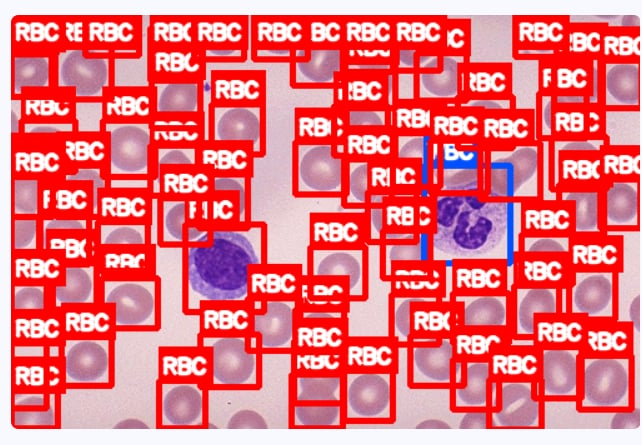
#> input picture image.png, 642 x 445 px
$ python extract_features_from_crops.py --crops-dir .. --output-csv out.png   (older library calls are emulated)
#> lines starting #> are read from the running program, lines starting #| are printed output that depends on the picture; after the words box and inside, x2 and y2 are one past the last pixel; in counts of white or black regions, pixels touching at a corner belong together
#> in main, img is the input picture: shape (445, 642, 3); mean B, G, R 125.1, 115.5, 230.9
### src/features/extractor.py
from typing import Dict

import cv2
import numpy as np


class CellFeatureExtractor:
    MIN_SIZE = 10
    UPSCALE_TARGET = 48  # Phóng crop nhỏ lên trước khi đo đặc trưng

    @staticmethod
    def _prepare_crop(cell_bgr: np.ndarray) -> np.ndarray:
        # Kiểm tra ảnh không trống
        if cell_bgr.size == 0 or cell_bgr.shape[0] == 0 or cell_bgr.shape[1] == 0:
            return np.zeros((CellFeatureExtractor.MIN_SIZE, CellFeatureExtractor.MIN_SIZE, 3), dtype=np.uint8)
        h, w = cell_bgr.shape[:2]
#> h = 445; w = 642
        min_dim = min(h, w)
#> min_dim = 445
        if min_dim >= CellFeatureExtractor.UPSCALE_TARGET:
            return cell_bgr
        if min_dim == 0:
            return np.zeros((CellFeatureExtractor.MIN_SIZE, CellFeatureExtractor.MIN_SIZE, 3), dtype=np.uint8)
        scale = CellFeatureExtractor.UPSCALE_TARGET / min_dim
        new_w = max(CellFeatureExtractor.MIN_SIZE, int(w * scale))
        new_h = max(CellFeatureExtractor.MIN_SIZE, int(h * scale))
        return cv2.resize(cell_bgr, (new_w, new_h), interpolation=cv2.INTER_CUBIC)

    @staticmethod
    def _make_mask(cell_bgr: np.ndarray) -> np.ndarray:
        h, w = cell_bgr.shape[:2]
#> h = 445; w = 642
        if h == 0 or w == 0 or cell_bgr.size == 0:
            return np.zeros((max(1, h), max(1, w)), dtype=np.uint8)
        if h < CellFeatureExtractor.MIN_SIZE or w < CellFeatureExtractor.MIN_SIZE:
            return np.zeros((h, w), dtype=np.uint8)

        try:
            gray = cv2.cvtColor(cell_bgr, cv2.COLOR_BGR2GRAY)
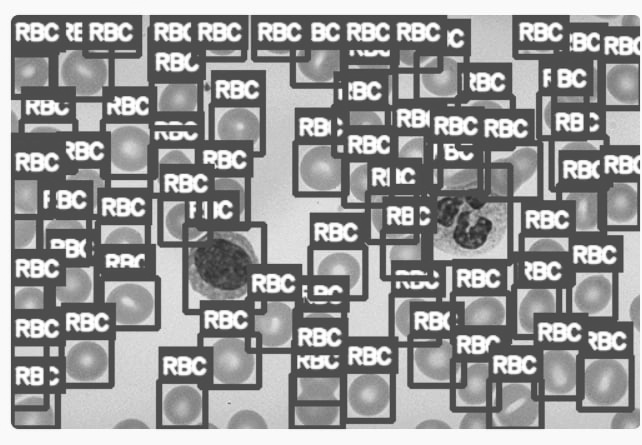
#> gray: shape (445, 642); min 36, max 255, mean 151.1
            blur = cv2.GaussianBlur(gray, (5, 5), 0)
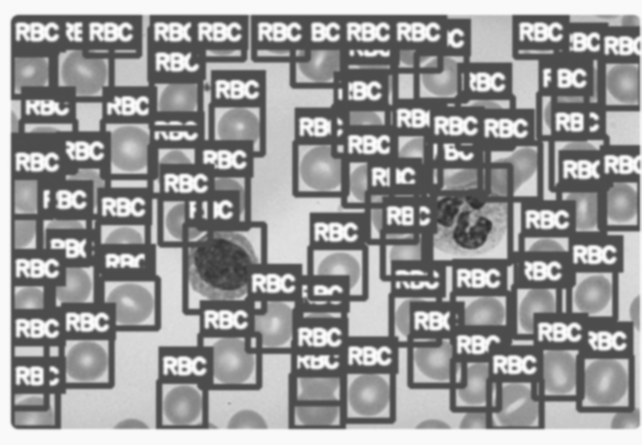
#> blur: shape (445, 642); min 44, max 253, mean 151.1
            _, mask = cv2.threshold(blur, 0, 255, cv2.THRESH_BINARY + cv2.THRESH_OTSU)
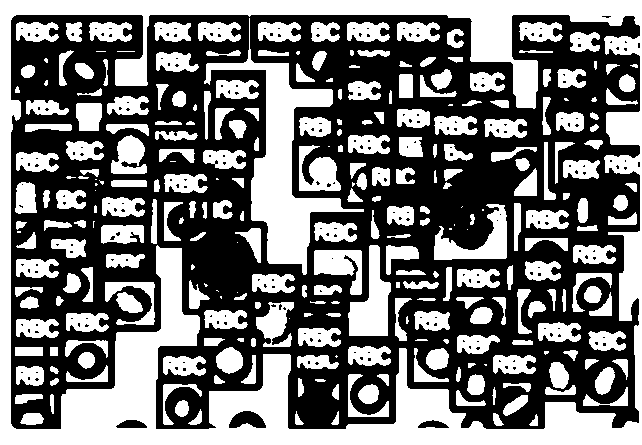
#> mask: shape (445, 642); 45.8% white; 288 white regions (34 under 20 px), largest, box (x1, y1, x2, y2) and area: (0, 0, 642, 445) 51271, (204, 18, 364, 275) 9062, (348, 245, 391, 336) 2152
            mask = cv2.morphologyEx(mask, cv2.MORPH_OPEN, np.ones((3, 3), np.uint8))
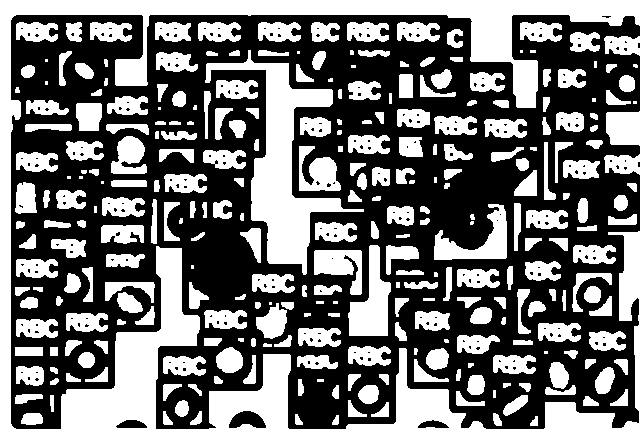
#> mask: shape (445, 642); 45.2% white; 291 white regions (24 under 20 px), largest, box (x1, y1, x2, y2) and area: (0, 0, 642, 445) 51254, (205, 50, 364, 275) 9022, (348, 245, 391, 336) 2152

            # Ảnh mờ: Otsu thường cho mask quá lớn/nhỏ → thử adaptive
            coverage = cv2.countNonZero(mask) / (h * w)
#> coverage = 0.452
            if coverage < 0.05 or coverage > 0.92:
                adaptive = cv2.adaptiveThreshold(
                    blur, 255, cv2.ADAPTIVE_THRESH_GAUSSIAN_C, cv2.THRESH_BINARY, 11, 2
                )
                adaptive = cv2.morphologyEx(adaptive, cv2.MORPH_OPEN, np.ones((3, 3), np.uint8))
                adaptive_coverage = cv2.countNonZero(adaptive) / (h * w)
                if 0.08 <= adaptive_coverage <= 0.85:
                    mask = adaptive

            return mask
        except Exception as e:
            print(f"[WARN] Error creating mask: {e}")
            return np.zeros(cell_bgr.shape[:2], dtype=np.uint8)

    @staticmethod
    def _calculate_eccentricity(contour: np.ndarray) -> float:
        """
        Tính độ lệch tâm (bộ mô tả hình dạng).
        Đo lường mức độ kéo dài của một hình dạng.
        Hình tròn: ~0, Kéo dài: gần với 1
        Giúp phân biệt WBC (Bạch cầu - thường bất thường hơn) với RBC (Hồng cầu - tròn hơn)
        """
        if len(contour) < 5:
            return 0.0

        try:
            ellipse = cv2.fitEllipse(contour)
            (_, _), (major, minor), _ = ellipse

            if minor == 0:
                return 0.0

            # Độ lệch tâm = sqrt(1 - (trục_nhỏ/trục_lớn)^2)
            ratio = minor / major if major > 0 else 0
            ratio = min(ratio, 1.0)
            eccentricity = float(np.sqrt(max(0.0, 1 - ratio**2)))
            return eccentricity
        except Exception:
            return 0.0

    @staticmethod
    def _calculate_solidity(contour: np.ndarray, area: float) -> float:
        """
        Tính độ đặc (độ nén/độ rắn).
        Độ đặc = diện_tích_đường_viền / diện_tích_bao_lồi
        Giá trị càng gần 1 = hình dạng càng đặc/nén
        RBC thường có độ đặc cao hơn WBC
        """
        if area == 0:
            return 0.0

        try:
            hull = cv2.convexHull(contour)
            hull_area = float(cv2.contourArea(hull))

            if hull_area == 0:
                return 0.0

            solidity = area / hull_area
            return float(solidity)
        except Exception:
            return 0.0

    @staticmethod
    def _calculate_hu_moments(contour: np.ndarray) -> tuple:
        """
        Tính toán các Mô-men Hu để khớp hình dạng.
        3 mô-men đầu tiên bất biến đối với phép tịnh tiến, thu phóng và phép quay.
        """
        try:
            moments = cv2.moments(contour)
            if moments.get("m00", 0) == 0:
                return (0.0, 0.0, 0.0)
            hu = cv2.HuMoments(moments)
            return tuple(float(abs(m[0])) for m in hu[:3])
        except Exception:
            return (0.0, 0.0, 0.0)

    @staticmethod
    def _calculate_color_stats(cell_bgr: np.ndarray, mask: np.ndarray) -> dict:
        """
        Tính toán thống kê màu sắc bao gồm cả phương sai.
        WBC thường có cường độ/phương sai màu sắc khác với RBC.
        """
        if cell_bgr.size == 0 or cell_bgr.shape[0] == 0 or cell_bgr.shape[1] == 0 or cv2.countNonZero(mask) == 0:
            return {
                "color_std_b": 0.0,
                "color_std_g": 0.0,
                "color_std_r": 0.0,
                "color_std_hsv": 0.0,
            }

        try:
            # Độ lệch chuẩn BGR
            b_std = float(np.std(cell_bgr[:, :, 0][mask > 0]))
            g_std = float(np.std(cell_bgr[:, :, 1][mask > 0]))
            r_std = float(np.std(cell_bgr[:, :, 2][mask > 0]))

            # Độ lệch chuẩn HSV
            hsv = cv2.cvtColor(cell_bgr, cv2.COLOR_BGR2HSV)
            h_std = float(np.std(hsv[:, :, 0][mask > 0]))

            return {
                "color_std_b": b_std,
                "color_std_g": g_std,
                "color_std_r": r_std,
                "color_std_hsv": h_std,
            }
        except Exception:
            return {
                "color_std_b": 0.0,
                "color_std_g": 0.0,
                "color_std_r": 0.0,
                "color_std_hsv": 0.0,
            }

    @staticmethod
    def _calculate_extent(contour: np.ndarray, area: float) -> float:
        """
        Tính toán phạm vi (diện tích đường viền / diện tích hình chữ nhật bao quanh).
        Giúp xác định mức độ đều đặn của hình dạng tế bào.
        """
        if area == 0:
            return 0.0

        try:
            x, y, w, h = cv2.boundingRect(contour)
            rect_area = w * h

            if rect_area == 0:
                return 0.0

            extent = area / rect_area
            return float(extent)
        except Exception:
            return 0.0

    def extract(self, cell_bgr: np.ndarray) -> Dict[str, float]:
        """
        Trích xuất tập hợp các đặc trưng toàn diện để phân loại tế bào.
        """
        # Kiểm tra ảnh không trống
        if cell_bgr.size == 0 or cell_bgr.shape[0] == 0 or cell_bgr.shape[1] == 0:
            return {
                "area": 0.0, "perimeter": 0.0, "circularity": 0.0, "eccentricity": 0.0,
                "solidity": 0.0, "extent": 0.0, "hu_moment_1": 0.0, "hu_moment_2": 0.0, "hu_moment_3": 0.0,
                "mean_b": 0.0, "mean_g": 0.0, "mean_r": 0.0, "mean_h": 0.0, "mean_s": 0.0, "mean_v": 0.0,
                "texture_laplacian": 0.0, "color_std_b": 0.0, "color_std_g": 0.0, "color_std_r": 0.0, "color_std_hsv": 0.0
            }
        cell_bgr = self._prepare_crop(cell_bgr)
        mask = self._make_mask(cell_bgr)
        contours, _ = cv2.findContours(mask, cv2.RETR_EXTERNAL, cv2.CHAIN_APPROX_SIMPLE)
#> contours = [[[0, 0], [0, 444], [641, 444], [641, 0]]]

        area = 0.0
        perimeter = 0.0
        circularity = 0.0
        eccentricity = 0.0
        solidity = 0.0
        extent = 0.0
        hu_m1, hu_m2, hu_m3 = 0.0, 0.0, 0.0

        if contours:
            contour = max(contours, key=cv2.contourArea)
#> contour = [[0, 0], [0, 444], [641, 444], [641, 0]]
            area = float(cv2.contourArea(contour))
#> area = 284604
            perimeter = float(cv2.arcLength(contour, True))
#> perimeter = 2170
            if perimeter > 0:
                circularity = float((4.0 * np.pi * area) / (perimeter ** 2))
#> circularity = 0.76

            # Các bộ mô tả hình dạng mới
            eccentricity = self._calculate_eccentricity(contour)
#> eccentricity = 0
            solidity = self._calculate_solidity(contour, area)
#> in _calculate_solidity, `hull = cv2.convexHull(contour)`: hull = [[641, 0], [641, 444], [0, 444], [0, 0]]
#> in _calculate_solidity, `hull_area = float(cv2.contourArea(hull))`: hull_area = 284604
#> in _calculate_solidity, `solidity = area / hull_area`: solidity = 1
#> solidity = 1
            extent = self._calculate_extent(contour, area)
#> in _calculate_extent, `x, y, w, h = cv2.boundingRect(contour)`: x = 0; w = 642; h = 445
#> in _calculate_extent, `rect_area = w * h`: rect_area = 285690
#> in _calculate_extent, `extent = area / rect_area`: extent = 0.996
#> extent = 0.996
            hu_m1, hu_m2, hu_m3 = self._calculate_hu_moments(contour)
#> in _calculate_hu_moments, `moments = cv2.moments(contour)`: moments = moments, m00 284604, centre m10/m00, m01/m00 = (320.5, 222)
#> in _calculate_hu_moments, `hu = cv2.HuMoments(moments)`: hu = [0.178, 0.00392, 0, 0, 0, 0, 0]
#> hu_m1 = 0.178; hu_m2 = 0.00392; hu_m3 = 0

        # Kiểm tra lại trước khi gọi cvtColor
        if cell_bgr.size == 0 or cell_bgr.shape[0] == 0 or cell_bgr.shape[1] == 0:
            mean_bgr = (0.0, 0.0, 0.0)
            mean_hsv = (0.0, 0.0, 0.0)
            texture_laplacian = 0.0
        else:
            mean_bgr = cv2.mean(cell_bgr, mask=mask)[:3]
#> mean_bgr = (211.7, 205, 236.8)
            hsv = cv2.cvtColor(cell_bgr, cv2.COLOR_BGR2HSV)
#> hsv: shape (445, 642, 3); mean H, S, V 94.9, 128.4, 233.5
            mean_hsv = cv2.mean(hsv, mask=mask)[:3]
#> mean_hsv = (126.7, 37.13, 238)
            texture_laplacian = float(cv2.Laplacian(cv2.cvtColor(cell_bgr, cv2.COLOR_BGR2GRAY), cv2.CV_64F).var())
#> texture_laplacian = 1239.9

        # Thống kê màu sắc
        color_stats = self._calculate_color_stats(cell_bgr, mask)
#> in _calculate_color_stats, `b_std = float(np.std(cell_bgr[:, :, 0][mask > 0]))`: b_std = 34.26
#> in _calculate_color_stats, `g_std = float(np.std(cell_bgr[:, :, 1][mask > 0]))`: g_std = 37.93
#> in _calculate_color_stats, `r_std = float(np.std(cell_bgr[:, :, 2][mask > 0]))`: r_std = 19.2
#> in _calculate_color_stats, `h_std = float(np.std(hsv[:, :, 0][mask > 0]))`: h_std = 65.91
#> color_stats = {'color_std_b': 34.26, 'color_std_g': 37.93, 'color_std_r': 19.2, 'color_std_hsv': 65.91}

        return {
            # Các đặc trưng hình thái học ban đầu
            "area": area,
            "perimeter": perimeter,
            "circularity": circularity,

            # Các bộ mô tả hình dạng mới (giúp phân biệt WBC với RBC)
            "eccentricity": eccentricity,
            "solidity": solidity,
            "extent": extent,
            "hu_moment_1": hu_m1,
            "hu_moment_2": hu_m2,
            "hu_moment_3": hu_m3,

            # Các đặc trưng màu sắc ban đầu
            "mean_b": float(mean_bgr[0]),
            "mean_g": float(mean_bgr[1]),
            "mean_r": float(mean_bgr[2]),
            "mean_h": float(mean_hsv[0]),
            "mean_s": float(mean_hsv[1]),
            "mean_v": float(mean_hsv[2]),
            "texture_laplacian_var": texture_laplacian,

            # Các thống kê màu sắc mới
            "color_std_b": color_stats["color_std_b"],
            "color_std_g": color_stats["color_std_g"],
            "color_std_r": color_stats["color_std_r"],
            "color_std_hsv": color_stats["color_std_hsv"],
        }

### scripts/extract_features_from_crops.py
import argparse
from pathlib import Path

import cv2
import pandas as pd
from tqdm import tqdm

from src.features.extractor import CellFeatureExtractor


def parse_args():
    parser = argparse.ArgumentParser(description="Trích xuất các đặc trưng thủ công từ ảnh cắt tế bào.")
    parser.add_argument("--crops-dir", type=Path, required=True, help="Thư mục chứa các ảnh cắt tế bào")
    parser.add_argument("--output-csv", type=Path, required=True, help="Đường dẫn đến tệp CSV kết quả")
    parser.add_argument("--label", type=str, default=None, help="Nhãn cố định tùy chọn cho tất cả các hàng")
    return parser.parse_args()


def main() -> None:
    args = parse_args()
    extractor = CellFeatureExtractor()
    rows = []

    image_paths = sorted([p for p in args.crops_dir.glob("*") if p.suffix.lower() in {".png", ".jpg", ".jpeg", ".bmp"}])
    for img_path in tqdm(image_paths, desc="Đang trích xuất đặc trưng"):
        img = cv2.imread(str(img_path))
        if img is None:
            continue
        feat = extractor.extract(img)
#> feat = 20 items
        feat["image_name"] = img_path.name
        if args.label is not None:
            feat["label"] = args.label
        rows.append(feat)

    df = pd.DataFrame(rows)
#> df = table of 1 rows and 21 columns
    args.output_csv.parent.mkdir(parents=True, exist_ok=True)
    df.to_csv(args.output_csv, index=False)
    print(f"Đã lưu {len(df)} hàng vào tệp {args.output_csv}")
#| Đã lưu 1 hàng vào tệp out.png


if __name__ == "__main__":
    main()
